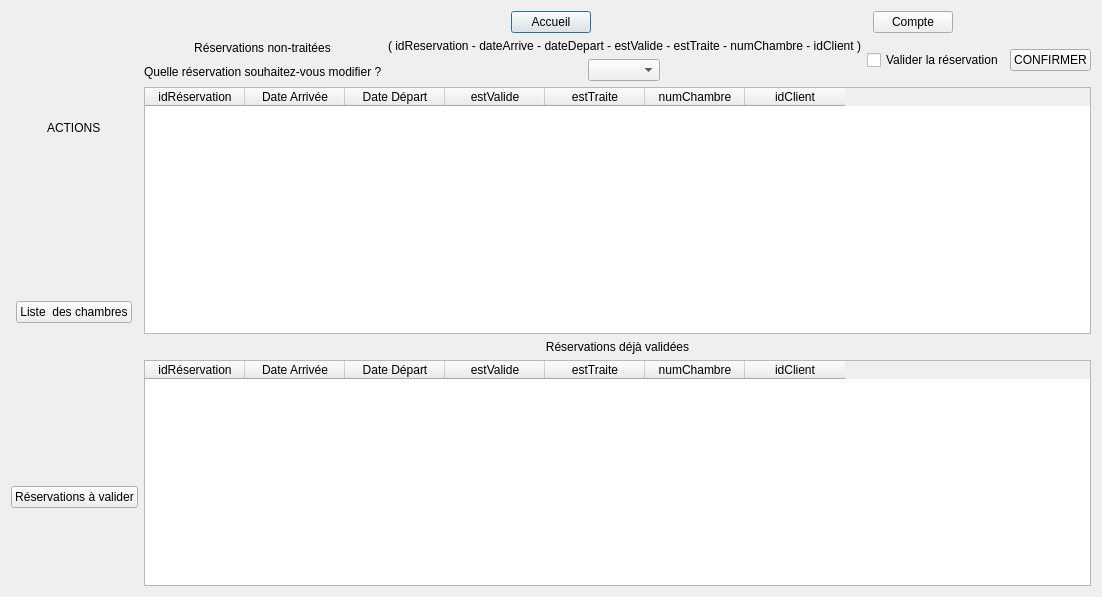
<?xml version="1.0" encoding="UTF-8"?>
<ui version="4.0">
 <class>ReservationAvaliderDialog</class>
 <widget class="QDialog" name="ReservationAvaliderDialog">
  <property name="geometry">
   <rect>
    <x>0</x>
    <y>0</y>
    <width>852</width>
    <height>597</height>
   </rect>
  </property>
  <property name="windowTitle">
   <string>Dialog</string>
  </property>
  <layout class="QGridLayout" name="gridLayout">
   <item row="0" column="0">
    <layout class="QVBoxLayout" name="verticalLayout_9">
     <item>
      <layout class="QHBoxLayout" name="horizontalLayout_5">
       <item alignment="Qt::AlignHCenter|Qt::AlignVCenter">
        <widget class="QLabel" name="logo">
         <property name="text">
          <string/>
         </property>
         <property name="pixmap">
          <pixmap>logoProjet_petit_petit.png</pixmap>
         </property>
         <property name="alignment">
          <set>Qt::AlignCenter</set>
         </property>
        </widget>
       </item>
       <item alignment="Qt::AlignHCenter|Qt::AlignVCenter">
        <widget class="QPushButton" name="accueil">
         <property name="text">
          <string>Accueil</string>
         </property>
        </widget>
       </item>
       <item alignment="Qt::AlignHCenter|Qt::AlignVCenter">
        <widget class="QPushButton" name="account">
         <property name="text">
          <string>Compte</string>
         </property>
        </widget>
       </item>
      </layout>
     </item>
     <item>
      <layout class="QVBoxLayout" name="verticalLayout_8">
       <item>
        <layout class="QHBoxLayout" name="horizontalLayout_4">
         <item>
          <layout class="QHBoxLayout" name="horizontalLayout_2">
           <item>
            <layout class="QVBoxLayout" name="verticalLayout_7">
             <item alignment="Qt::AlignHCenter|Qt::AlignVCenter">
              <widget class="QLabel" name="label_filtre">
               <property name="text">
                <string>ACTIONS</string>
               </property>
              </widget>
             </item>
             <item alignment="Qt::AlignHCenter|Qt::AlignVCenter">
              <widget class="QPushButton" name="pushButton_AfficherChambres">
               <property name="text">
                <string>Liste  des chambres</string>
               </property>
              </widget>
             </item>
             <item alignment="Qt::AlignHCenter|Qt::AlignVCenter">
              <widget class="QPushButton" name="pushButton_ValiderResa">
               <property name="autoFillBackground">
                <bool>false</bool>
               </property>
               <property name="text">
                <string>Réservations à valider</string>
               </property>
              </widget>
             </item>
            </layout>
           </item>
           <item>
            <layout class="QVBoxLayout" name="verticalLayout_6">
             <item>
              <layout class="QVBoxLayout" name="verticalLayout_3">
               <item>
                <layout class="QHBoxLayout" name="horizontalLayout_6">
                 <item>
                  <layout class="QHBoxLayout" name="horizontalLayout">
                   <item>
                    <layout class="QVBoxLayout" name="verticalLayout">
                     <item alignment="Qt::AlignHCenter|Qt::AlignVCenter">
                      <widget class="QLabel" name="label_5">
                       <property name="text">
                        <string>Réservations non-traitées</string>
                       </property>
                       <property name="alignment">
                        <set>Qt::AlignCenter</set>
                       </property>
                      </widget>
                     </item>
                     <item alignment="Qt::AlignHCenter|Qt::AlignVCenter">
                      <widget class="QLabel" name="label_3">
                       <property name="text">
                        <string>Quelle réservation souhaitez-vous modifier ?</string>
                       </property>
                      </widget>
                     </item>
                    </layout>
                   </item>
                  </layout>
                 </item>
                 <item>
                  <layout class="QHBoxLayout" name="horizontalLayout_3">
                   <item>
                    <layout class="QVBoxLayout" name="verticalLayout_4">
                     <item alignment="Qt::AlignHCenter|Qt::AlignVCenter">
                      <widget class="QLabel" name="label_4">
                       <property name="text">
                        <string>( idReservation - dateArrive - dateDepart - estValide - estTraite - numChambre - idClient )</string>
                       </property>
                      </widget>
                     </item>
                     <item alignment="Qt::AlignHCenter|Qt::AlignVCenter">
                      <widget class="QComboBox" name="comboBox_listeResaNT"/>
                     </item>
                    </layout>
                   </item>
                  </layout>
                 </item>
                 <item alignment="Qt::AlignHCenter|Qt::AlignVCenter">
                  <widget class="QCheckBox" name="checkBox_ValiderResaNT">
                   <property name="text">
                    <string>Valider la réservation</string>
                   </property>
                  </widget>
                 </item>
                 <item alignment="Qt::AlignHCenter|Qt::AlignVCenter">
                  <widget class="QPushButton" name="pushButton_ConfimerNT">
                   <property name="text">
                    <string>CONFIRMER</string>
                   </property>
                  </widget>
                 </item>
                </layout>
               </item>
               <item>
                <widget class="QTableWidget" name="tableWidget_ListeResaNT">
                 <column>
                  <property name="text">
                   <string>idRéservation</string>
                  </property>
                 </column>
                 <column>
                  <property name="text">
                   <string>Date Arrivée</string>
                  </property>
                 </column>
                 <column>
                  <property name="text">
                   <string>Date Départ</string>
                  </property>
                 </column>
                 <column>
                  <property name="text">
                   <string>estValide</string>
                  </property>
                 </column>
                 <column>
                  <property name="text">
                   <string>estTraite</string>
                  </property>
                 </column>
                 <column>
                  <property name="text">
                   <string>numChambre</string>
                  </property>
                 </column>
                 <column>
                  <property name="text">
                   <string>idClient</string>
                  </property>
                 </column>
                </widget>
               </item>
               <item>
                <layout class="QVBoxLayout" name="verticalLayout_5">
                 <item>
                  <widget class="QLabel" name="label_9">
                   <property name="sizePolicy">
                    <sizepolicy hsizetype="Preferred" vsizetype="Preferred">
                     <horstretch>0</horstretch>
                     <verstretch>0</verstretch>
                    </sizepolicy>
                   </property>
                   <property name="text">
                    <string>Réservations déjà validées</string>
                   </property>
                   <property name="alignment">
                    <set>Qt::AlignCenter</set>
                   </property>
                  </widget>
                 </item>
                 <item>
                  <widget class="QTableWidget" name="tableWidget_ListeResaDV">
                   <column>
                    <property name="text">
                     <string>idRéservation</string>
                    </property>
                   </column>
                   <column>
                    <property name="text">
                     <string>Date Arrivée</string>
                    </property>
                   </column>
                   <column>
                    <property name="text">
                     <string>Date Départ</string>
                    </property>
                   </column>
                   <column>
                    <property name="text">
                     <string>estValide</string>
                    </property>
                   </column>
                   <column>
                    <property name="text">
                     <string>estTraite</string>
                    </property>
                   </column>
                   <column>
                    <property name="text">
                     <string>numChambre</string>
                    </property>
                   </column>
                   <column>
                    <property name="text">
                     <string>idClient</string>
                    </property>
                   </column>
                  </widget>
                 </item>
                </layout>
               </item>
              </layout>
             </item>
            </layout>
           </item>
          </layout>
         </item>
        </layout>
       </item>
      </layout>
     </item>
    </layout>
   </item>
  </layout>
 </widget>
 <resources/>
 <connections/>
</ui>
